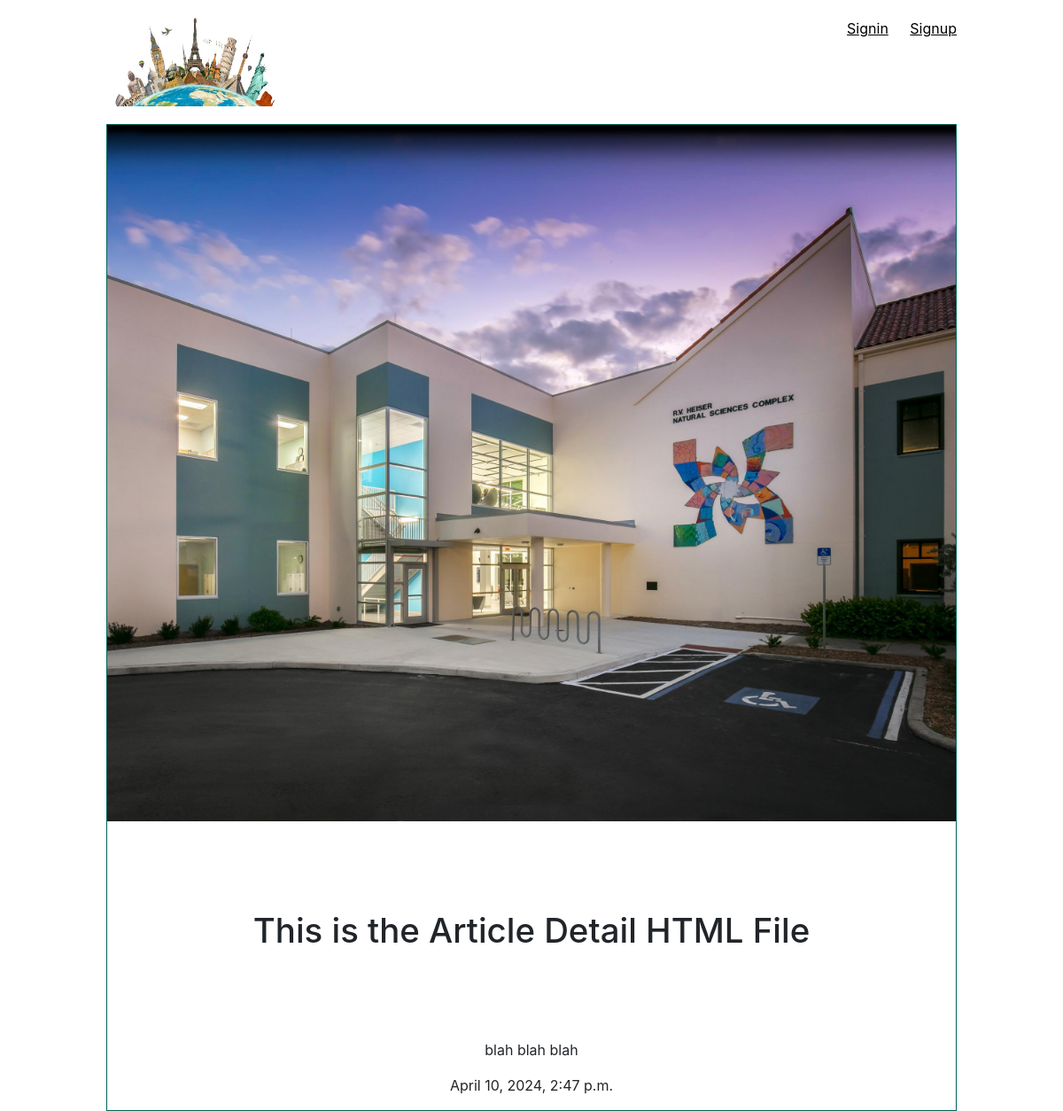
Screenshot of /nath-first-post/ with the database file from the repository.
### exchange/models.py (models this page shows, shortened)
class Article(models.Model):
    title = models.CharField(max_length=200) # For small to large-sized Strings
    slug = models.SlugField()
    body = models.TextField()
    date = models.DateTimeField(auto_now_add=True)
    thumb = models.ImageField(default='default.png', blank=True)
    author = models.ForeignKey(User, on_delete=models.CASCADE, default=None)

### exchange/views.py (the view)
# urls.py: re_path(r'^(?P<slug>[\w-]+)/$', views.article_details, name="detail"),
def article_details(request, slug): # Save the slug of what page the use wants to go to
    article = Article.objects.get(slug=slug)
    return render(request, "exchange/article_detail.html", {'article':article})

### exchange/templates/exchange/article_detail.html
{% extends 'exchange/base.html' %}
{% block content %}
<div class="article-detail">
    <div class="article">
        <img src="{{ article.thumb.url }}"/>
        <h1>This is the Article Detail HTML File </h1>
        <h2{{ article.title}}></h2>
        <p>{{ article.body }}</p>
        <p>{{ article.date }}</p>
    </div>
</div>
{% endblock %}

### exchange/static/BlogPageStyles.css (style rules this page uses)
body { background-color: #006559; }
body * { font-family: Inter, serif; }
h1, h2, h3, h4, h5 { font-weight: normal; margin: 0; }
div.wrapper h1 { text-align: center; margin: 100px auto; font-size: 2.4em ; }
.article { padding: 10px; border: 1px solid #006559; position: relative; padding-bottom: 40px; }
.article-detail .article { padding: 0; }
.article-detail .article img { max-width: 100%; }
.article-detail .article p { text-align: center; }

### rows the page displays
Article: thumb (picture), body "blah blah blah", date "April 10, 2024, 2:47 p.m."
